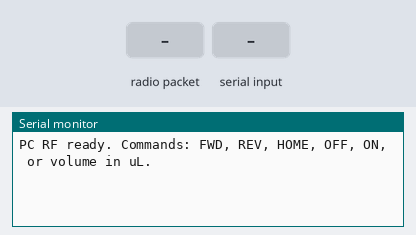
A sketch run on a simulated Arduino Uno, built with avr-gcc and run on an emulated ATmega328P. Shown: the last lines printed to the serial monitor. The test bench sets the inputs (shaded band). No radio packets arrive unless stated.

Above: at 1.2 s.
1.3 s: radio packet "1" arrives
At 2.2 s:
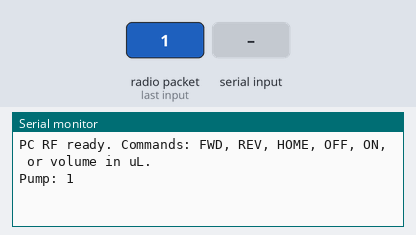
2.8 s: "1\n" received over Serial
At 3.4 s:
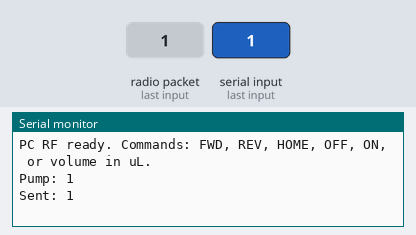

The sketch:

PCSide4.1ComV2.ino
```cpp
#include <SPI.h>
#include <RF24.h>

// ================= PARAMETERS =================
#define CE_PIN 14
#define CSN_PIN 15

const uint64_t PIPE_PC_TO_PUMP = 0xF0F0F0F0E1LL;
const uint64_t PIPE_PUMP_TO_PC = 0xF0F0F0F0D2LL;

// ================= RADIO ======================
RF24 radio(CE_PIN, CSN_PIN);

// ================= SETUP ======================
void setup() {
  Serial.begin(115200);

  radio.begin();
  radio.setPALevel(RF24_PA_LOW);
  radio.setDataRate(RF24_1MBPS);
  radio.openReadingPipe(1, PIPE_PUMP_TO_PC);
  radio.openWritingPipe(PIPE_PC_TO_PUMP);
  radio.startListening();

  Serial.println("PC RF ready. Commands: FWD, REV, HOME, OFF, ON, or volume in uL.");
}

// ================= LOOP =======================
void loop() {
  // --- Serial input ---
  if (Serial.available()) {
    String input = Serial.readStringUntil('\n');
    input.trim();
    if (input.length() > 0) {
      radio.stopListening();
      char msg[32];
      input.toCharArray(msg, sizeof(msg));
      if (radio.write(&msg, sizeof(msg))) {
        Serial.print("Sent: ");
        Serial.println(input);
      } else Serial.println("Send failed!");
      radio.startListening();
    }
  }

  // --- Receive pump messages ---
  if (radio.available()) {
    char recvMsg[32] = {0};
    radio.read(&recvMsg, sizeof(recvMsg));
    Serial.print("Pump: ");
    Serial.println(recvMsg);
  }
}
```

Measured:
- after the input at 1.3 s, the serial monitor: prints a new line at once (image 1)
- after the input at 2.8 s, the serial monitor: prints a new line at once (image 2)
